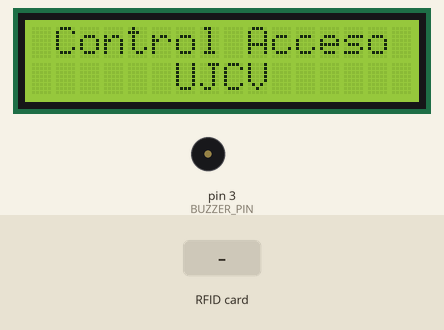
Simulated run of this sketch. Board: Arduino Uno, built with avr-gcc and run on an emulated ATmega328P. On the bench: 16×2 character LCD, buzzer (waves = sounding). Inputs (shaded band) come from the test bench. What the sketch prints to the serial monitor is not drawn.

Above: at 1.3 s.
1.4 s: RFID card 35 82 E4 C5 held to the reader
At 2.8 s:
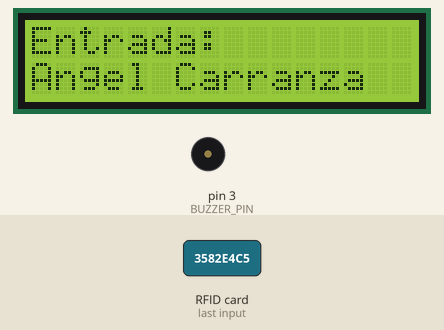
3.1 s: RFID card 1E 4F D3 18 held to the reader
At 3.6 s:
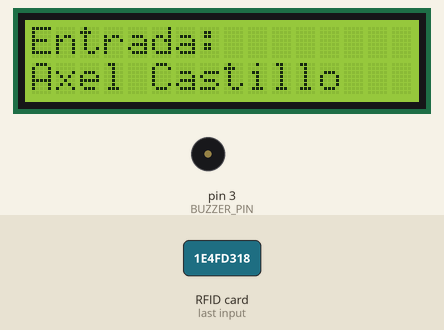
4.8 s: RFID card 83 6A 95 EC held to the reader
At 5.4 s:
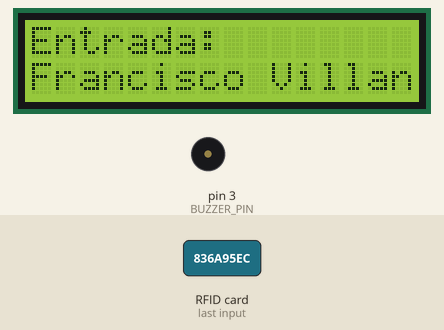
6.5 s: RFID card 5E 7A 19 C4 held to the reader
At 7.5 s:
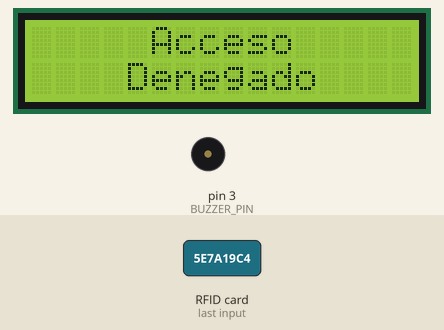
8.5 s: RFID card 35 82 E4 C5 held to the reader
At 9.5 s:
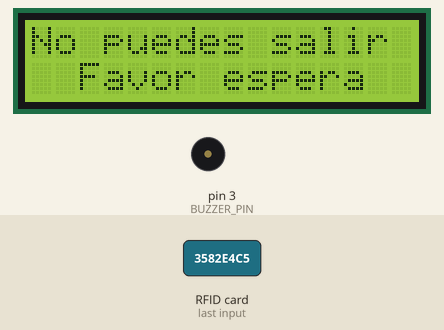
Timing chart, 0 to 11.5 s (numbered marks = the images above; inputs shaded):
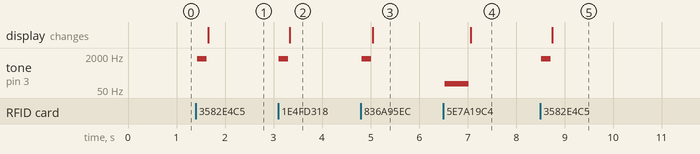

Measured:
- after the input at 1.4 s, tone on pin 3 (BUZZER_PIN): silent → 1500 Hz at once, → silent 0.20 s later; the display: changes after 0.25 s (image 1)
- after the input at 3.1 s, tone on pin 3 (BUZZER_PIN): silent → 1500 Hz at once, → silent 0.20 s later; the display: changes after 0.23 s (image 2)
- after the input at 4.8 s, tone on pin 3 (BUZZER_PIN): silent → 1500 Hz at once, → silent 0.20 s later; the display: changes after 0.24 s (image 3)
- after the input at 6.5 s, tone on pin 3 (BUZZER_PIN): silent → 100 Hz at once, → silent 0.50 s later; the display: changes after 0.56 s (image 4)
- after the input at 8.5 s, tone on pin 3 (BUZZER_PIN): silent → 1500 Hz at once, → silent 0.20 s later; the display: changes after 0.25 s (image 5)

The sketch:

rfid_reader.ino
```cpp
#include <SPI.h>
#include <MFRC522.h>
#include <Wire.h>
#include <LiquidCrystal_I2C.h>

#define RST_PIN 9
#define SS_PIN 10
#define BUZZER_PIN 3

MFRC522 mfrc522(SS_PIN, RST_PIN);
LiquidCrystal_I2C lcd(0x27, 16, 2); // Cambia la dirección si es necesario

byte LecturaUID[4];
byte Angel[4] = {0x35, 0x82, 0xE4, 0xC5};
byte Axel[4] = {0x1E, 0x4F, 0xD3, 0x18};
byte Francisco[4] = {0x83, 0x6A, 0x95, 0xEC};
byte Fabiana[4] = {0xF5, 0xCA, 0x65, 0x79};
byte Arnold[4] = {0xB3, 0x8D, 0x83, 0x0D};
byte Aleman[4] = {0xE3, 0x2F, 0x7D, 0xFA};

const int cantidadEjemplo = 10;
String usuariosDentro[cantidadEjemplo];
unsigned long tiempoEntrada[cantidadEjemplo];
int cantidadUsuariosDentro = 0;

const unsigned long TIEMPO_ESPERA = 10000; // 10 segundos de espera
const unsigned long TIEMPO_LIMPIEZA = 3000; // 3 segundos para limpiar la pantalla
const unsigned long TIEMPO_INACTIVIDAD = 15000; // 15 segundos de inactividad para apagar pantalla

unsigned long tiempoMostrar;
unsigned long ultimoUso;
bool limpiarPantalla = false;
bool pantallaEncendida = true;

void setup() {
  Serial.begin(9600);
  SPI.begin();
  mfrc522.PCD_Init();
  lcd.init();
  lcd.backlight();
  lcd.clear();

  mostrarMensajeInicio();
  pinMode(BUZZER_PIN, OUTPUT);
  ultimoUso = millis(); // Iniciar último uso al inicio
}

void loop() {
  // Control de apagado de backlight por inactividad
  if (pantallaEncendida && millis() - ultimoUso >= TIEMPO_INACTIVIDAD) {
    lcd.noBacklight(); // Apagar pantalla por inactividad
    pantallaEncendida = false;
  }

  // Si no hay actividad y no se ha pasado una tarjeta, muestra "Bienvenido UJCV"
  if (!limpiarPantalla && !mfrc522.PICC_IsNewCardPresent()) {
    mostrarMensajeInicio();
  }

  if (limpiarPantalla) {
    if (millis() - tiempoMostrar >= TIEMPO_LIMPIEZA) {
      lcd.clear();
      limpiarPantalla = false;
      mostrarMensajeInicio();
    }
  }

  if (!mfrc522.PICC_IsNewCardPresent())
    return;

  if (!mfrc522.PICC_ReadCardSerial())
    return;

  // Encender backlight si estaba apagado
  if (!pantallaEncendida) {
    lcd.backlight();
    pantallaEncendida = true;
  }

  ultimoUso = millis(); // Actualizar tiempo de última actividad

  for (byte i = 0; i < mfrc522.uid.size; i++) {
    LecturaUID[i] = mfrc522.uid.uidByte[i];
  }

  String nombre = "";
  if (comparaUID(LecturaUID, Angel)) {
      nombre = "Angel Carranza";
  } else if (comparaUID(LecturaUID, Axel)) {
      nombre = "Axel Castillo";
  } else if (comparaUID(LecturaUID, Arnold)) {
      nombre = "Arnold Mejia";
  } else if (comparaUID(LecturaUID, Francisco)) {
      nombre = "Francisco Villanueva";
  } else if (comparaUID(LecturaUID, Fabiana)) {
      nombre = "Fabiana Guzman";
  } else if (comparaUID(LecturaUID, Aleman)) {
      nombre = "Angel Aleman";
  }

  if (nombre != "") {
    sonidoConfirmacion();
    lcd.clear();
    if (estaDentro(nombre)) {
        if (puedeSalir(nombre)) {
            Serial.print("Salida: ");
            Serial.println(nombre);
            lcd.setCursor(0, 0);
            lcd.print("Salida:");
            lcd.setCursor(0, 1);
            lcd.print(nombre);
            quitarUsuario(nombre);
            tiempoMostrar = millis();
            limpiarPantalla = true;
        } else {
            lcd.setCursor(0, 0);
            lcd.print("No puedes salir");
            lcd.setCursor(0, 1);
            lcd.print("  Favor espera  ");
            tiempoMostrar = millis();
            limpiarPantalla = true;
        }
    } else {
        Serial.print("Entrada: ");
        Serial.println(nombre);
        lcd.setCursor(0, 0);
        lcd.print("Entrada: ");
        lcd.setCursor(0, 1);
        lcd.print(nombre);
        agregarUsuario(nombre);
        tiempoMostrar = millis();
        limpiarPantalla = true;
    }
  } else {
    sonidoError();
    lcd.clear();
    lcd.setCursor(0, 0);
    lcd.print("     Acceso     ");
    lcd.setCursor(1, 1);
    lcd.print("   Denegado    ");
    Serial.println("Acceso denegado: usuario no registrado en el sistema");
    tiempoMostrar = millis();
    limpiarPantalla = true;
  }

  mfrc522.PICC_HaltA();
}

void mostrarMensajeInicio() {
  lcd.setCursor(0, 0);
  lcd.print(" Control Acceso ");
  lcd.setCursor(0, 1);
  lcd.print("      UJCV      ");
}

boolean comparaUID(byte lectura[], byte usuario[]) {
  for (byte i = 0; i < mfrc522.uid.size; i++) {
    if (lectura[i] != usuario[i])
      return false;
  }
  return true;
}

bool estaDentro(String nombre) {
    for (int i = 0; i < cantidadUsuariosDentro; i++) {
        if (usuariosDentro[i] == nombre) {
            return true;
        }
    }
    return false;
}

void agregarUsuario(String nombre) {
    if (cantidadUsuariosDentro < cantidadEjemplo) {
        usuariosDentro[cantidadUsuariosDentro] = nombre;
        tiempoEntrada[cantidadUsuariosDentro] = millis();
        cantidadUsuariosDentro++;
    }
}

bool puedeSalir(String nombre) {
    for (int i = 0; i < cantidadUsuariosDentro; i++) {
        if (usuariosDentro[i] == nombre) {
            unsigned long tiempoActual = millis();
            unsigned long tiempoTranscurrido = tiempoActual - tiempoEntrada[i];
            return tiempoTranscurrido >= TIEMPO_ESPERA;
        }
    }
    return false;
}

void quitarUsuario(String nombre) {
    for (int i = 0; i < cantidadUsuariosDentro; i++) {
        if (usuariosDentro[i] == nombre) {
            for (int j = i; j < cantidadUsuariosDentro - 1; j++) {
                usuariosDentro[j] = usuariosDentro[j + 1];
                tiempoEntrada[j] = tiempoEntrada[j + 1];
            }
            cantidadUsuariosDentro--;
            break;
        }
    }
}

void sonidoConfirmacion() {
  tone(BUZZER_PIN, 1500, 200);
  delay(200);
}

void sonidoError() {
  tone(BUZZER_PIN, 100, 500);
  delay(500);
}
```
